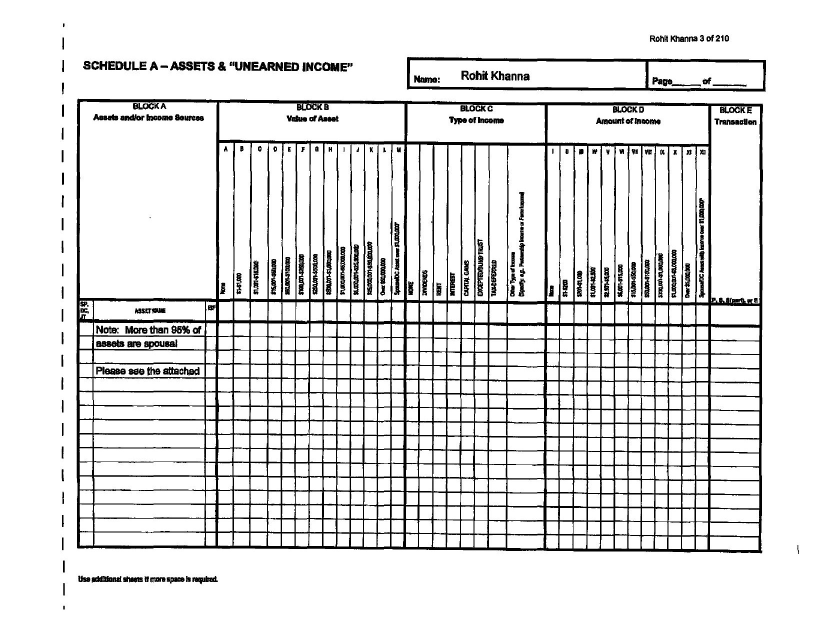
#> input picture docs/2019-2/pages/page-003.jpg, 1627 x 1260 px, given in place of page-003.jpg.jpg, which was not available (shown at 1/2 size)
$ python incscan.py docs/2019-2/pages/page-003.jpg
#> lines starting #> are read from the running program, lines starting #| are printed output that depends on the picture; after the words box and inside, x2 and y2 are one past the last pixel; in counts of white or black regions, pixels touching at a corner belong together; pictures that were not available may be replaced by others from this repository, and a replacement may not be noted
import sys
from PIL import Image
import numpy as np
page=sys.argv[1]
im=Image.open(f'docs/2019-2/pages/page-{page}.jpg').convert('L')
a=np.array(im); H,W=a.shape
#> after `H, W = a.shape`: H = 1260; W = 1627
b=(a<180).astype(np.uint8)
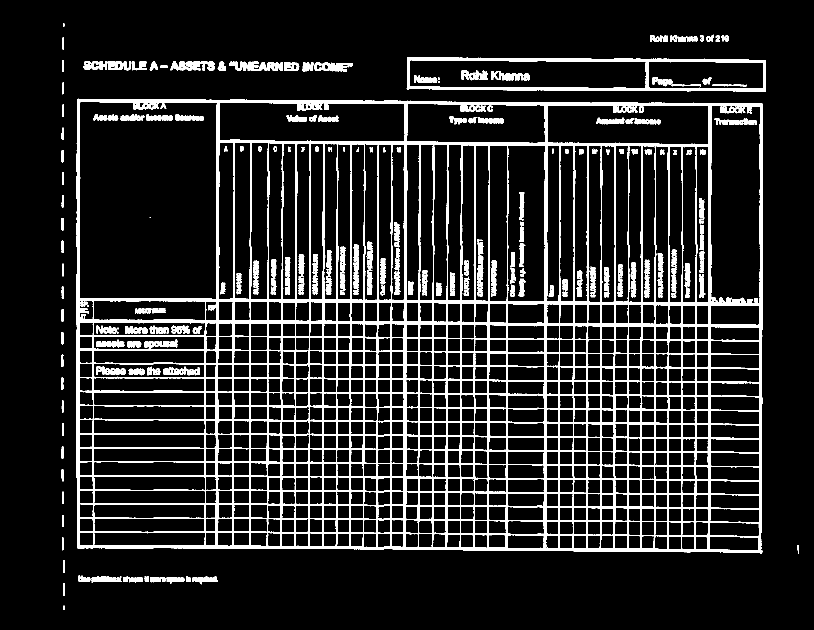
#> b: shape (1260, 1627) (shown at 1/2 size); values 0 (black) and 1 (white), 12.5% white; 223 white regions (14 under 20 px), largest, box (x1, y1, x2, y2) and area: (153, 197, 1526, 1107) 198666, (813, 114, 1532, 184) 9165, (955, 478, 967, 593) 923
# X clusters in data region x>820 (income area), y 280-1130
data=b[280:1140,820:1500]; cs=data.sum(axis=0); x=0
#> after `data = b[280:1140, 820:1500]`:
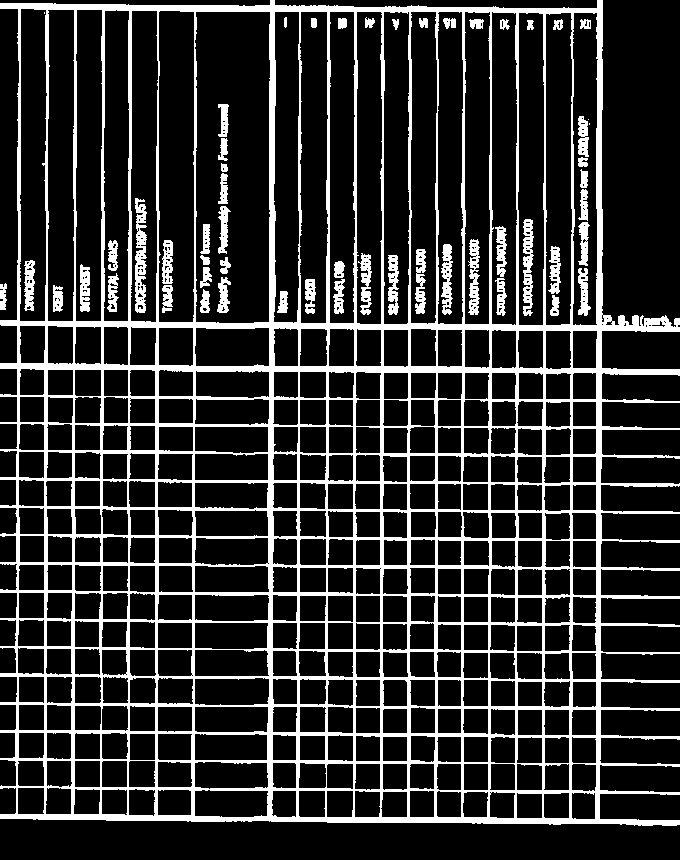
#> data: shape (860, 680); values 0 (black) and 1 (white), 18.2% white; 56 white regions (3 under 20 px), largest, box (x1, y1, x2, y2) and area: (0, 0, 680, 826) 94004, (135, 198, 147, 313) 923, (523, 219, 534, 316) 704
#> after `cs = data.sum(axis=0)`: cs = 680 values, max 824 at index 598, min 56 at index 673, mean 156.8
print("income X col clusters (center,ink):")
while x<cs.shape[0]:
    if cs[x]>0:
        xs=x
        while x<cs.shape[0] and cs[x]>0: x+=1
        s=int(cs[xs:x].sum())
        if s>8: print((xs+x)//2+820, s)
    else: x+=1
#> this loop made 1 pass
#> s on pass 1: 106650
#| 1160 106650
#> after the loop, x = 680
# header labels row: find the sub-header text y (None/Dividends...) ~ y 255-275
